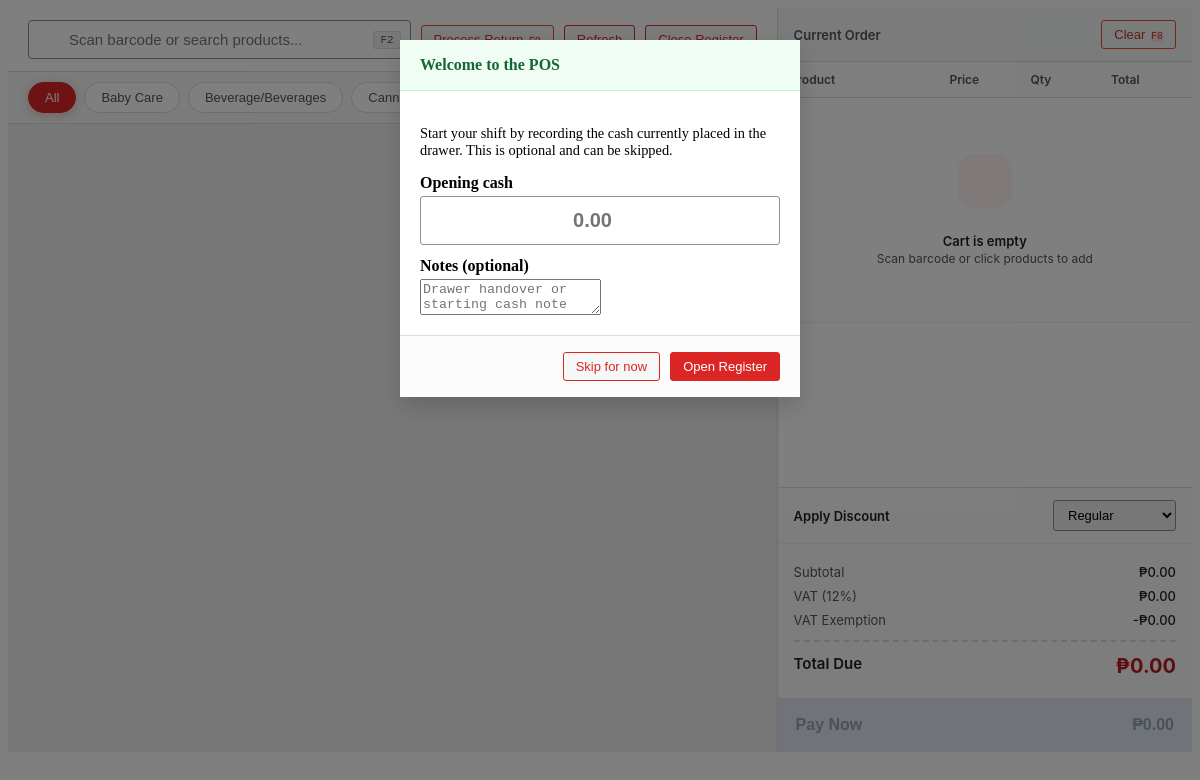
Page /reusablepage/salespos.php (signed in) on the committed database.
### tables this page shows
CREATE TABLE `product_categories` (
  `id` int(11) NOT NULL,
  `category_name` varchar(100) NOT NULL,
  `has_vat` tinyint(1) NOT NULL DEFAULT 0,
  `senior_discount` tinyint(1) NOT NULL DEFAULT 0,
  `pwd_discount` tinyint(1) NOT NULL DEFAULT 0
);

### function/workingpos.php (called while the page is built, shortened)
<?php
class Product {
    private $conn;
    public function __construct($db) {
        $this->conn = $db;
    }
    public function getCategories() {
        $sql = "SELECT * FROM product_categories ORDER BY category_name ASC";
        $stmt = $this->conn->prepare($sql);
        $stmt->execute();
        return $stmt->fetchAll(PDO::FETCH_ASSOC);
    }
    public function getDiscounts() {
        $sql = "SELECT * FROM discounts ORDER BY id ASC";
        $stmt = $this->conn->prepare($sql);
        $stmt->execute();
        return $stmt->fetchAll(PDO::FETCH_ASSOC);
    }
}

### reusablepage/salespos.php (the view, shortened to what this page needs)
<?php
require_once __DIR__ . "/../conn/database.php";
require_once __DIR__ . "/../function/workingpos.php";
$product = new Product($db);
$categories = $product->getCategories();
$discounts = $product->getDiscounts();
?>
<link rel="stylesheet" href="../css/pos_wepos.css?v=1.7">
<div class="wepos-wrapper" id="weposApp">
    <div class="wepos-left">
        <div class="wepos-header">
            <div class="wepos-search-container">
                <input type="text" id="weposSearch" placeholder="Scan barcode or search products..." autocomplete="off">
                <kbd>F2</kbd>
            </div>
            <button type="button" class="wepos-btn wepos-btn-outline text-danger" style="border-color: #e74c3c; color: #c0392b;" onclick="openReturnModal()">
                    <i class="fas fa-undo-alt me-1"></i> Process Return <kbd style="font-size: 10px; background: #fee2e2; color: #c0392b; border: none; margin-left: 2px;">F9</kbd>
                </button>
            <button class="wepos-btn wepos-btn-outline" onclick="location.reload()">
            </button>
            <button class="wepos-btn wepos-btn-outline text-primary" onclick="weposOpenClosingModal()">
            </button>
        </div>
        <div class="wepos-categories">
            <button class="wepos-cat-btn active" onclick="weposFilterCat('All')">All</button>
            <?php foreach ($categories as $cat): ?>
                <button class="wepos-cat-btn" onclick="weposFilterCat('<?= htmlspecialchars($cat['category_name']) ?>')">
                    <?= htmlspecialchars($cat['category_name']) ?>
                </button>
            <?php endforeach; ?>
        </div>
        <div class="wepos-products-area">
        </div>
    </div>
    <div class="wepos-right">
        <div class="wepos-cart-header">
            <span style="font-size:13px; font-weight:600; color:#50575e;"><i class="fas fa-shopping-cart me-1"></i> Current Order</span>
            <div class="wepos-cart-actions">
                <button class="wepos-btn wepos-btn-outline text-danger" style="border-color: #e74c3c; color: #c0392b;" onclick="weposClearCart()">
                    <i class="fas fa-trash-alt me-1"></i> Clear <kbd style="font-size: 10px; background: #fee2e2; color: #c0392b; border: none; margin-left: 2px;">F8</kbd>
                </button>
            </div>
        </div>
        <div class="wepos-cart-items">
            <table class="wepos-cart-table">
                <thead>
                    <tr>
                        <th class="wepos-col-name">Product</th>
                        <th class="wepos-col-price">Price</th>
                        <th class="wepos-col-qty">Qty</th>
                        <th class="wepos-col-total">Total</th>
                        <th class="wepos-col-action"></th>
                    </tr>
                </thead>
                <tbody id="weposCartBody">
                </tbody>
            </table>
        </div>
        <div class="wepos-checkout-area">
            <div class="wepos-discount-row">
                <div class="wepos-discount-label"><i class="fas fa-tags text-primary"></i> Apply Discount</div>
                <select id="weposDiscount" class="wepos-select" onchange="weposOnDiscountChange(this)">
                    <?php foreach ($discounts as $d): ?>
                        <?php
                            $discountName = trim((string)($d['discount_name'] ?? ''));
                            $discountRate = (float)($d['discount_rate'] ?? 0);
                            $isStatutoryDiscount = stripos($discountName, 'senior') !== false || stripos($discountName, 'pwd') !== false;
                            $displayName = $discountName;
                            $displayRate = number_format($discountRate > 1 ? $discountRate / 100 : $discountRate, 2, '.', '');
                            $displayRule = $isStatutoryDiscount ? 'statutory' : 'regular';
                            $displayExempt = $isStatutoryDiscount ? 1 : (int)($d['is_vat_exempt'] ?? 0);
                        ?>
                        <option value="<?= (int)$d['id'] ?>"
                                data-rate="<?= $displayRate ?>"
                                data-rule="<?= $displayRule ?>"
                                data-exempt="<?= $displayExempt ?>"
                                <?= ($discountRate == 0) ? 'selected' : '' ?>>
                            <?= htmlspecialchars($displayName, ENT_QUOTES, 'UTF-8') ?>
                        </option>
                    <?php endforeach; ?>
                </select>
            </div>
            <div class="wepos-calc-box">
                <div class="wepos-calc-row">
                    <span>Subtotal</span>
                    <span id="calcSub">₱0.00</span>
                </div>
                <div class="wepos-calc-row text-muted" id="rowVat" style="display:none;">
                    <span>VAT (12%)</span>
                    <span id="calcVat">+₱0.00</span>
                </div>
                <div class="wepos-calc-row text-muted" id="rowVatExempt" style="display:none;">
                    <span>VAT Exemption</span>
                    <span id="calcVatExempt">-₱0.00</span>
                </div>
                <div class="wepos-calc-row total-row">
                    <span>Total Due</span>
                    <span class="wepos-grand-total" id="calcTotal">₱0.00</span>
                </div>
            </div>
            <button class="wepos-pay-btn" id="weposPayBtn" onclick="weposOpenPayModal()" disabled>
                <span>Pay Now</span>
                <span class="wepos-pay-amount" id="btnTotalAmount">₱0.00</span>
            </button>
        </div>
    </div>
</div>
<div class="wepos-modal-overlay" id="registerOpeningModal" style="display:none;" onclick="weposCloseOpeningModal(event)">
    <div class="wepos-modal" onclick="event.stopPropagation()" style="max-width:440px;">
        <div class="wepos-modal-head" style="background:#f0fdf4; border-bottom:1px solid #bbf7d0;">
            <h5 style="color:#166534;"><i class="fas fa-hand-sparkles me-2"></i>Welcome to the POS</h5>
            <button type="button" onclick="weposCloseOpeningModal()"><i class="fas fa-times"></i></button>
        </div>
        <div class="wepos-modal-body">
            <p class="text-muted" style="font-size:0.9rem;">Start your shift by recording the cash currently placed in the drawer. This is optional and can be skipped.</p>
            <label for="openingCashAmount" style="font-weight:600; display:block; margin-bottom:4px;">Opening cash</label>
            <input type="number" id="openingCashAmount" class="wepos-input-lg" min="0" step="0.01" placeholder="0.00" autofocus>
            <label for="openingCashNotes" style="font-weight:600; display:block; margin:12px 0 4px;">Notes (optional)</label>
            <textarea id="openingCashNotes" rows="2" class="form-control" placeholder="Drawer handover or starting cash note"></textarea>
        </div>
        <div class="wepos-modal-foot">
            <button type="button" class="wepos-btn wepos-btn-outline" onclick="weposSkipOpeningModal()">Skip for now</button>
            <button type="button" class="wepos-btn wepos-btn-primary" id="confirmOpeningBtn" onclick="weposSubmitRegisterOpening()">Open Register</button>
        </div>
    </div>
</div>

### rows in the picture
product_categories: category_name "Baby Care"
product_categories: category_name "Beverage/Beverages"
product_categories: category_name "Canned…"

### other values in the picture
form field value "Regular"
